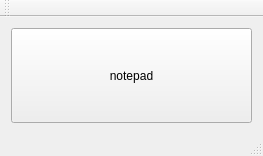
<?xml version="1.0" encoding="UTF-8"?>
<ui version="4.0">
 <class>MainWindow</class>
 <widget class="QMainWindow" name="MainWindow">
  <property name="geometry">
   <rect>
    <x>0</x>
    <y>0</y>
    <width>263</width>
    <height>156</height>
   </rect>
  </property>
  <property name="windowTitle">
   <string>MainWindow</string>
  </property>
  <widget class="QWidget" name="centralWidget">
   <layout class="QHBoxLayout" name="horizontalLayout">
    <item>
     <widget class="QPushButton" name="pushButton_notepad">
      <property name="sizePolicy">
       <sizepolicy hsizetype="Minimum" vsizetype="Minimum">
        <horstretch>0</horstretch>
        <verstretch>0</verstretch>
       </sizepolicy>
      </property>
      <property name="text">
       <string>notepad</string>
      </property>
     </widget>
    </item>
   </layout>
  </widget>
  <widget class="QMenuBar" name="menuBar">
   <property name="geometry">
    <rect>
     <x>0</x>
     <y>0</y>
     <width>263</width>
     <height>23</height>
    </rect>
   </property>
  </widget>
  <widget class="QToolBar" name="mainToolBar">
   <attribute name="toolBarArea">
    <enum>TopToolBarArea</enum>
   </attribute>
   <attribute name="toolBarBreak">
    <bool>false</bool>
   </attribute>
  </widget>
  <widget class="QStatusBar" name="statusBar"/>
 </widget>
 <layoutdefault spacing="6" margin="11"/>
 <resources/>
 <connections/>
</ui>
